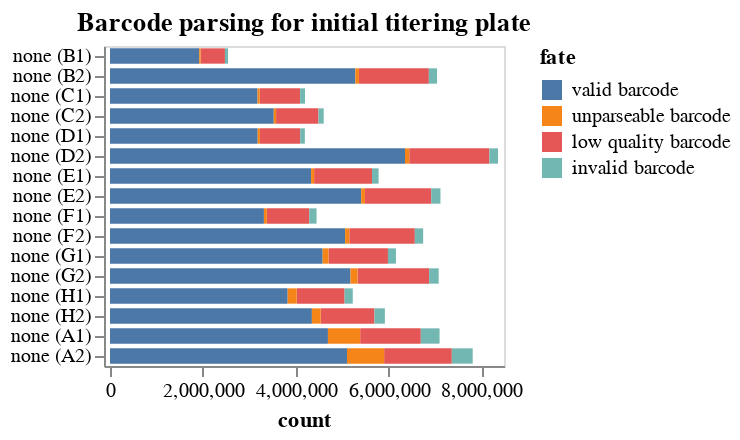

Notebook code cell kept with this figure:
### Markdown cell above
## Statistics on barcode-parsing for each sample
Make interactive chart of the "fates" of the sequencing reads parsed for each sample on the plate.

If most sequencing reads are not "valid barcodes", this could potentially indicate some problem in the sequencing or barcode set you are parsing.

Potential fates are:
 - *valid barcode*: barcode that matches a known virus or neutralization standard, we hope most reads are this.
 - *invalid barcode*: a barcode with proper flanking sequences, but does not match a known virus or neutralization standard. If you  have a lot of reads of this type, it is probably a good idea to look at the invalid barcode CSVs (in the `./results/barcode_invalid/` subdirectory created by the pipeline) to see what these invalid barcodes are.
 - *unparseable barcode*: could not parse a barcode from this read as there was not a sequence of the correct length with the appropriate flanking sequence.
 - *low quality barcode*: low-quality or `N` nucleotides in barcode, could indicate problem with sequencing.
 - *failed chastity filter*: reads that failed the Illumina chastity filter, if these are reported in the FASTQ (they may not be).

Also, if the number of reads per sample is very uneven, that could indicate that you did not do a good job of balancing the different samples in the Illumina sequencing.

### Code cell
fates = (
    pd.concat([pd.read_csv(f).assign(well=f.strip("../results/miscellaneous_plates/plate1_initialpool/").strip('_fates.csv')) for f, s in zip(fate_csvs, samples)])
    .merge(samples_df, validate="many_to_one", on="well")
    .assign(
        fate_counts=lambda x: x.groupby("fate")["count"].transform("sum"),
        sample_well=lambda x: x["serum"] + " (" + x["well"] + ")",
    )
    .query("fate_counts > 0")[  # only keep fates with at least one count
        ["fate", "count", "well", "sample_well", "dilution_factor"]
    ]
)
fates
assert len(fates) == len(fates.drop_duplicates())


sample_wells = list(fates.sort_values(["dilution_factor"])["sample_well"])


fates_chart = (
    alt.Chart(fates)
    .encode(
        alt.X("count", scale=alt.Scale(nice=False, padding=3)),
        alt.Y(
            "sample_well",
            title=None,
            sort=sample_wells,
        ),
        alt.Color("fate", sort=sorted(fates["fate"].unique(), reverse=True)),
        alt.Order("fate", sort="descending"),
        tooltip=fates.columns.tolist(),
    )
    .mark_bar(height={"band": 0.85})
    .properties(
        height=alt.Step(10),
        width=200,
        title=f"Barcode parsing for initial titering plate",
    )
    .configure_axis(grid=False)
)

fates_chart
#fates

### Figure 1 — Vega-Lite specification as saved in the notebook (floating-point values rounded to 4 significant figures)
{"config": {"view": {"continuousWidth": 300, "continuousHeight": 300}, "axis": {"grid": false}}, "data": {"name": "data-530b2bc19bc3a0a5c91c25f86ae2c082"}, "mark": {"type": "bar", "height": {"band": 0.85}}, "encoding": {"color": {"field": "fate", "sort": ["valid barcode", "unparseable barcode", "low quality barcode", "invalid barcode"], "type": "nominal"}, "order": {"field": "fate", "sort": "descending", "type": "nominal"}, "tooltip": [{"field": "fate", "type": "nominal"}, {"field": "count", "type": "quantitative"}, {"field": "well", "type": "nominal"}, {"field": "sample_well", "type": "nominal"}, {"field": "dilution_factor", "type": "quantitative"}], "x": {"field": "count", "scale": {"nice": false, "padding": 3}, "type": "quantitative"}, "y": {"field": "sample_well", "sort": ["none (B1)", "none (B1)", "none (B1)", "none (B1)", "none (B2)", "none (B2)", "none (B2)", "none (B2)", "none (C1)", "none (C1)", "none (C1)", "none (C1)", "none (C2)", "none (C2)", "none (C2)", "none (C2)", "none (D1)", "none (D1)", "none (D1)", "none (D1)", "none (D2)", "none (D2)", "none (D2)", "none (D2)", "none (E1)", "none (E1)", "none (E1)", "none (E1)", "none (E2)", "none (E2)", "none (E2)", "none (E2)", "none (F1)", "none (F1)", "none (F1)", "none (F1)", "none (F2)", "none (F2)", "none (F2)", "none (F2)", "none (G1)", "none (G1)", "none (G1)", "none (G1)", "none (G2)", "none (G2)", "none (G2)", "none (G2)", "none (H1)", "none (H1)", "none (H1)", "none (H1)", "none (H2)", "none (H2)", "none (H2)", "none (H2)", "none (A1)", "none (A1)", "none (A1)", "none (A1)", "none (A2)", "none (A2)", "none (A2)", "none (A2)"], "title": null, "type": "nominal"}}, "height": {"step": 10}, "title": "Barcode parsing for initial titering plate", "width": 200, "$schema": "https://vega.github.io/schema/vega-lite/v5.16.3.json", "datasets": {"data-530b2bc19bc3a0a5c91c25f86ae2c082": [{"fate": "valid barcode", "count": 1921953, "well": "B1", "sample_well": "none (B1)", "dilution_factor": 3.0}, {"fate": "low quality barcode", "count": 526337, "well": "B1", "sample_well": "none (B1)", "dilution_factor": 3.0}, {"fate": "invalid barcode", "count": 67110, "well": "B1", "sample_well": "none (B1)", "dilution_factor": 3.0}, {"fate": "unparseable barcode", "count": 27806, "well": "B1", "sample_well": "none (B1)", "dilution_factor": 3.0}, {"fate": "valid barcode", "count": 4580528, "well": "G1", "sample_well": "none (G1)", "dilution_factor": 59050.0}, {"fate": "low quality barcode", "count": 1278408, "well": "G1", "sample_well": "none (G1)", "dilution_factor": 59050.0}, {"fate": "invalid barcode", "count": 172110, "well": "G1", "sample_well": "none (G1)", "dilution_factor": 59050.0}, {"fate": "unparseable barcode", "count": 129386, "well": "G1", "sample_well": "none (G1)", "dilution_factor": 59050.0}, {"fate": "valid barcode", "count": 3179165, "well": "C1", "sample_well": "none (C1)", "dilution_factor": 9.0}, {"fate": "low quality barcode", "count": 870133, "well": "C1", "sample_well": "none (C1)", "dilution_factor": 9.0}, {"fate": "invalid barcode", "count": 106229, "well": "C1", "sample_well": "none (C1)", "dilution_factor": 9.0}, {"fate": "unparseable barcode", "count": 46079, "well": "C1", "sample_well": "none (C1)", "dilution_factor": 9.0}, {"fate": "valid barcode", "count": 5064344, "well": "F2", "sample_well": "none (F2)", "dilution_factor": 19680.0}, {"fate": "low quality barcode", "count": 1411361, "well": "F2", "sample_well": "none (F2)", "dilution_factor": 19680.0}, {"fate": "invalid barcode", "count": 179582, "well": "F2", "sample_well": "none (F2)", "dilution_factor": 19680.0}, {"fate": "unparseable barcode", "count": 91340, "well": "F2", "sample_well": "none (F2)", "dilution_factor": 19680.0}, {"fate": "valid barcode", "count": 3827754, "well": "H1", "sample_well": "none (H1)", "dilution_factor": 531400.0}, {"fate": "low quality barcode", "count": 1031070, "well": "H1", "sample_well": "none (H1)", "dilution_factor": 531400.0}, {"fate": "unparseable barcode", "count": 194818, "well": "H1", "sample_well": "none (H1)", "dilution_factor": 531400.0}, {"fate": "invalid barcode", "count": 176204, "well": "H1", "sample_well": "none (H1)", "dilution_factor": 531400.0}, {"fate": "valid barcode", "count": 3527878, "well": "C2", "sample_well": "none (C2)", "dilution_factor": 27.0}, {"fate": "low quality barcode", "count": 913663, "well": "C2", "sample_well": "none (C2)", "dilution_factor": 27.0}, {"fate": "invalid barcode", "count": 112109, "well": "C2", "sample_well": "none (C2)", "dilution_factor": 27.0}, {"fate": "unparseable barcode", "count": 50195, "well": "C2", "sample_well": "none (C2)", "dilution_factor": 27.0}, {"fate": "valid barcode", "count": 3181533, "well": "D1", "sample_well": "none (D1)", "dilution_factor": 81.0}, {"fate": "low quality barcode", "count": 869049, "well": "D1", "sample_well": "none (D1)", "dilution_factor": 81.0}, {"fate": "invalid barcode", "count": 100290, "well": "D1", "sample_well": "none (D1)", "dilution_factor": 81.0}, {"fate": "unparseable barcode", "count": 47368, "well": "D1", "sample_well": "none (D1)", "dilution_factor": 81.0}, {"fate": "valid barcode", "count": 3316141, "well": "F1", "sample_well": "none (F1)", "dilution_factor": 6561.0}, {"fate": "low quality barcode", "count": 915036, "well": "F1", "sample_well": "none (F1)", "dilution_factor": 6561.0}, {"fate": "invalid barcode", "count": 156107, "well": "F1", "sample_well": "none (F1)", "dilution_factor": 6561.0}, {"fate": "unparseable barcode", "count": 63014, "well": "F1", "sample_well": "none (F1)", "dilution_factor": 6561.0}, {"fate": "valid barcode", "count": 4695129, "well": "A1", "sample_well": "none (A1)", "dilution_factor": null}, {"fate": "low quality barcode", "count": 1306299, "well": "A1", "sample_well": "none (A1)", "dilution_factor": null}, {"fate": "unparseable barcode", "count": 694374, "well": "A1", "sample_well": "none (A1)", "dilution_factor": null}, {"fate": "invalid barcode", "count": 404228, "well": "A1", "sample_well": "none (A1)", "dilution_factor": null}, {"fate": "valid barcode", "count": 5180443, "well": "G2", "sample_well": "none (G2)", "dilution_factor": 177100.0}, {"fate": "low quality barcode", "count": 1540848, "well": "G2", "sample_well": "none (G2)", "dilution_factor": 177100.0}, {"fate": "invalid barcode", "count": 206198, "well": "G2", "sample_well": "none (G2)", "dilution_factor": 177100.0}, {"fate": "unparseable barcode", "count": 153859, "well": "G2", "sample_well": "none (G2)", "dilution_factor": 177100.0}, {"fate": "valid barcode", "count": 5410866, "well": "E2", "sample_well": "none (E2)", "dilution_factor": 2187.0}, {"fate": "low quality barcode", "count": 1427204, "well": "E2", "sample_well": "none (E2)", "dilution_factor": 2187.0}, {"fate": "invalid barcode", "count": 199122, "well": "E2", "sample_well": "none (E2)", "dilution_factor": 2187.0}, {"fate": "unparseable barcode", "count": 81992, "well": "E2", "sample_well": "none (E2)", "dilution_factor": 2187.0}, {"fate": "valid barcode", "count": 5285615, "well": "B2", "sample_well": "none (B2)", "dilution_factor": 3.0}, {"fate": "low quality barcode", "count": 1505466, "well": "B2", "sample_well": "none (B2)", "dilution_factor": 3.0}, {"fate": "invalid barcode", "count": 176552, "well": "B2", "sample_well": "none (B2)", "dilution_factor": 3.0}, {"fate": "unparseable barcode", "count": 78085, "well": "B2", "sample_well": "none (B2)", "dilution_factor": 3.0}, {"fate": "valid barcode", "count": 4349345, "well": "H2", "sample_well": "none (H2)", "dilution_factor": 1594000.0}, {"fate": "low quality barcode", "count": 1157569, "well": "H2", "sample_well": "none (H2)", "dilution_factor": 1594000.0}, {"fate": "invalid barcode", "count": 224993, "well": "H2", "sample_well": "none (H2)", "dilution_factor": 1594000.0}, {"fate": "unparseable barcode", "count": 190242, "well": "H2", "sample_well": "none (H2)", "dilution_factor": 1594000.0}, {"fate": "valid barcode", "count": 4331402, "well": "E1", "sample_well": "none (E1)", "dilution_factor": 729.0}, {"fate": "low quality barcode", "count": 1246138, "well": "E1", "sample_well": "none (E1)", "dilution_factor": 729.0}, {"fate": "invalid barcode", "count": 142444, "well": "E1", "sample_well": "none (E1)", "dilution_factor": 729.0}, {"fate": "unparseable barcode", "count": 66613, "well": "E1", "sample_well": "none (E1)", "dilution_factor": 729.0}, {"fate": "valid barcode", "count": 6355808, "well": "D2", "sample_well": "none (D2)", "dilution_factor": 243.0}, {"fate": "low quality barcode", "count": 1725574, "well": "D2", "sample_well": "none (D2)", "dilution_factor": 243.0}, {"fate": "invalid barcode", "count": 185522, "well": "D2", "sample_well": "none (D2)", "dilution_factor": 243.0}, {"fate": "unparseable barcode", "count": 92097, "well": "D2", "sample_well": "none (D2)", "dilution_factor": 243.0}, {"fate": "valid barcode", "count": 5106149, "well": "A2", "sample_well": "none (A2)", "dilution_factor": null}, {"fate": "low quality barcode", "count": 1457878, "well": "A2", "sample_well": "none (A2)", "dilution_factor": null}, {"fate": "unparseable barcode", "count": 799898, "well": "A2", "sample_well": "none (A2)", "dilution_factor": null}, {"fate": "invalid barcode", "count": 449999, "well": "A2", "sample_well": "none (A2)", "dilution_factor": null}]}}
